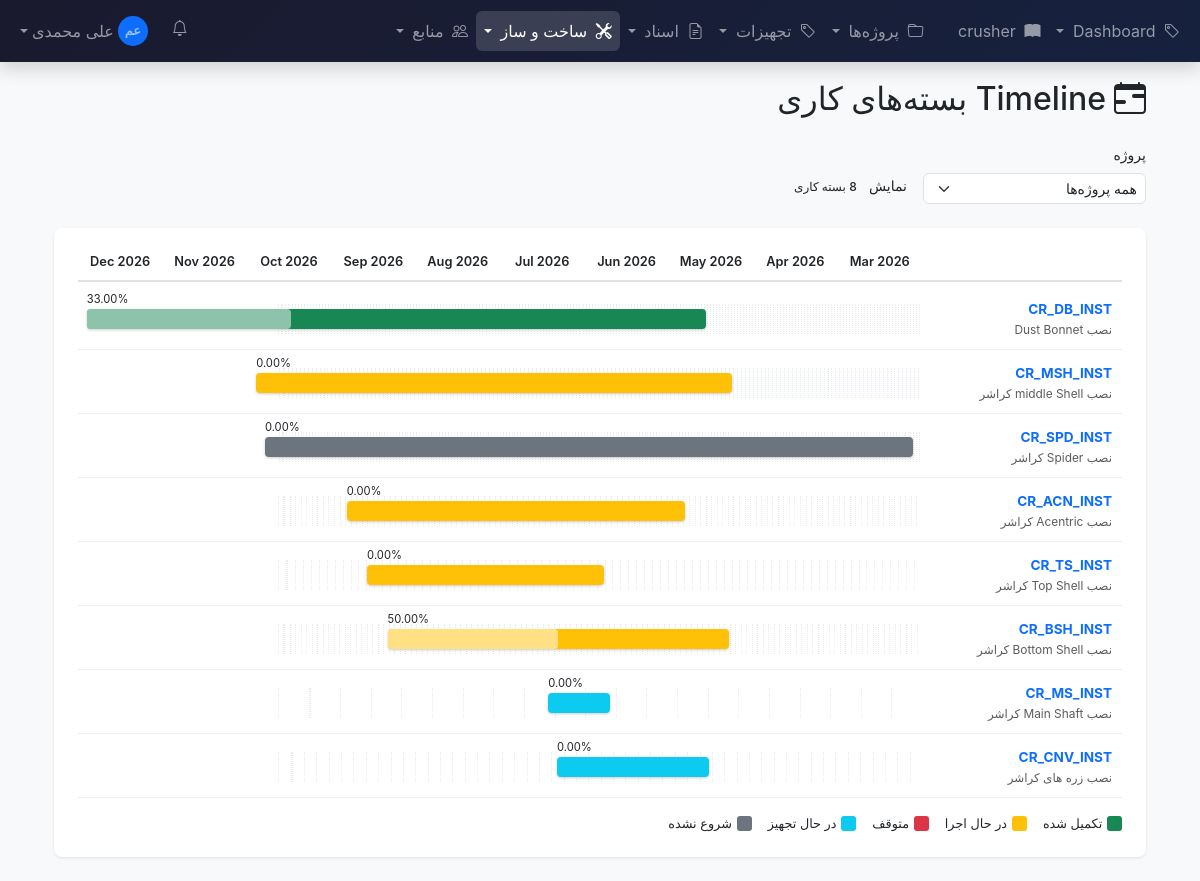
Page /core/work-packages/timeline/ (signed in) on the committed database.
### construction/models.py (models this page shows, shortened)
class WorkPackage(models.Model):
	class Status(models.TextChoices):
		NOT_STARTED = 'NSTA', 'Not Started'
		MOBILIZING = 'MOB', 'Mobilizing'
		IN_PROGRESS = 'IPRO', 'In Progress'
		COMPLETE = 'COMP', 'Complete'
		ON_HOLD = 'HOLD', 'On Hold'
	project = models.ForeignKey(
			'core.Project', on_delete=models.CASCADE, related_name='work_packages'
			)
	code = models.CharField(max_length=50)
	name = models.CharField(max_length=500)
	area = models.ForeignKey(
			'core.Area', on_delete=models.SET_NULL, related_name='work_packages', null=True, blank=True
			)
	system = models.ForeignKey(
			'core.System', on_delete=models.SET_NULL, null=True, blank=True,
			related_name='work_packages'
			)
	description = models.TextField(blank=True)
	supervisor = models.ForeignKey(
			User, on_delete=models.SET_NULL, null=True, blank=True,
			related_name='supervised_work_packages'
			)
	contractor = models.CharField(
			max_length=255, blank=True, help_text="Company executing the work"
			)
	contractor_company = models.ForeignKey('resources.Company', on_delete=models.SET_NULL, related_name='work_packages', null=True, blank=True)
	planned_start = models.DateField()
	planned_finish = models.DateField()
	actual_start = models.DateField(null=True, blank=True)
	actual_finish = models.DateField(null=True, blank=True)
	status = models.CharField(max_length=4, choices=Status.choices, default=Status.NOT_STARTED)
	percent_complete = models.DecimalField(max_digits=5, decimal_places=2, default=0.00)
	level = models.IntegerField(default=1, null=True, blank=True)
	priority = models.PositiveSmallIntegerField(default=3, help_text="1=Highest, 5=Lowest")
	notes = models.TextField(blank=True)
	created_at = models.DateTimeField(auto_now_add=True)
	updated_at = models.DateTimeField(auto_now=True)
	class Meta:
		ordering = ['code']
		verbose_name = 'Work Package'
		verbose_name_plural = 'Work Packages'

### core/views.py (the view, shortened to what this page needs)
# urls.py: path('work-packages/timeline/', views.WorkPackageTimelineView.as_view(), name='work_package_timeline'),
class WorkPackageTimelineView(LoginRequiredMixin, generic.TemplateView):
	template_name = 'rtl/construction/work_package_timeline.html'
	def get_queryset(self):
		queryset = WorkPackage.objects.select_related(
				'project', 'area', 'supervisor'
				).prefetch_related('items__equipment_tag')
		project_id = self.request.GET.get('project')
		if project_id:
			queryset = queryset.filter(project_id=project_id)
		return queryset.order_by('planned_start', 'code')
	def get_context_data(self, **kwargs):
		context = super().get_context_data(**kwargs)
		queryset = self.get_queryset()
		dates = []
		for wp in queryset:
			if wp.planned_start:
				dates.append(wp.planned_start)
			if wp.planned_finish:
				dates.append(wp.planned_finish)
			if wp.actual_start:
				dates.append(wp.actual_start)
			if wp.actual_finish:
				dates.append(wp.actual_finish)
		if dates:
			min_date = min(dates)
			max_date = max(dates)
			min_date = min_date - timedelta(days=3)
			max_date = max_date + timedelta(days=3)
		else:
			min_date = timezone.now().date()
			max_date = min_date + timedelta(days=30)
		total_days = (max_date - min_date).days + 1
		if total_days > 90:
			context['header_type'] = 'month'
			months = []
			current = min_date.replace(day=1)
			while current <= max_date:
				months.append(current)
				if current.month == 12:
					current = current.replace(year=current.year + 1, month=1)
				else:
					current = current.replace(month=current.month + 1)
			context['month_headers'] = months
			context['total_days'] = total_days
			context['min_date'] = min_date
			context['max_date'] = max_date
		work_packages_data = []
		for wp in queryset:
			start = wp.planned_start or wp.actual_start or min_date
			finish = wp.planned_finish or wp.actual_finish or (start + timedelta(days=1))
			if finish < start:
				finish = start
			duration_days = (finish - start).days + 1
			total_span = (max_date - min_date).days + 1
			left_percent = ((start - min_date).days / total_span) * 100
			width_percent = (duration_days / total_span) * 100
			work_packages_data.append(
					{
							'wp':               wp,
							'start':            start,
							'finish':           finish,
							'duration_days':    duration_days,
							'left_percent':     left_percent,
							'width_percent':    width_percent,
							'progress_percent': wp.percent_complete,
							'status_class':     self._get_status_class(wp.status),
							}
					)
		context['work_packages_data'] = work_packages_data
		context['total_work_packages'] = len(work_packages_data)
		context['projects'] = Project.objects.all()
		context['selected_project'] = self.request.GET.get('project')
		return context
	def _get_status_class(self, status):
		return {
				'COMP': 'completed',
				'IPRO': 'in-progress',
				'HOLD': 'on-hold',
				'MOB':  'mobilizing',
				'NSTA': 'not-started',
				}.get(status, 'not-started')

### kmes/context_processors.py (called while the page is built, shortened)
def notifications_processor(request):
	context = {
			'notifications': [],
			'notifications_count': 0,
			}
	if request.user.is_authenticated:
		try:
			from documents.models import DocumentShare
			unread_shares = DocumentShare.objects.filter(
					shared_with=request.user,
					is_accessed=False
					).count()
		except:
			pass
		try:
			from resources.models import Timesheet
			pending_timesheets = Timesheet.objects.filter(
					is_approved=False
					).count()
		except:
			pass
		try:
			from commissioning.models import PunchItem
			open_punches = PunchItem.objects.filter(
					status__in=['OPEN', 'IPRO']
					).count()
		except:
			pass
		context['notifications_count'] = len(context['notifications'])
	return context

### templates/rtl/construction/work_package_timeline.html (shortened to what this page needs)
{% extends 'rtl/base.html' %}
{% load static %}
{% block content %}
<div class="container-fluid py-4">
    <h2 class="mb-4">
        <i class="bi bi-calendar-range me-2"></i>Timeline بسته‌های کاری
    </h2>
    <form method="get" class="filter-bar">
        <div>
            <label class="form-label small">پروژه</label>
            <select name="project" class="form-select form-select-sm" onchange="this.form.submit()">
                <option value="">همه پروژه‌ها</option>
            </select>
        </div>
        <div>
            <label class="form-label small">نمایش</label>
            <span class="badge bg-light text-dark">{{ total_work_packages }} بسته کاری</span>
        </div>
    </form>
    <div class="timeline-container">
        <div class="timeline-grid">
            <div class="timeline-header">
                <div style="width: 200px; min-width: 200px;"></div>
                <div style="flex:1; position:relative;">
                    <div class="d-flex">
                        {% if header_type == 'day' %}
                        {% for day in day_headers %}
                        <div class="timeline-header-cell" style="flex: 1;">
                            {% if forloop.first or day.day == 1 %}
                            {{ day|date:"M d" }}
                            {% endif %}
                        </div>
                        {% endfor %}
                        {% else %}
                        {% for month in month_headers %}
                        <div class="timeline-header-cell" style="flex: 1;">
                            {{ month|date:"M Y" }}
                        </div>
                        {% endfor %}
                        {% endif %}
                    </div>
                </div>
            </div>
            <div class="timeline-rows">
                {% for item in work_packages_data %}
                <div class="timeline-row">
                    <div class="timeline-row-info">
                        <a href="{% url 'construction:work_package_detail' item.wp.pk %}" class="text-decoration-none">
                            <strong>{{ item.wp.code }}</strong>
                        </a>
                        <br>
                        <small class="text-muted">{{ item.wp.name|truncatechars:30 }}</small>
                    </div>
                    <div class="timeline-row-bar">
                        <div class="timeline-day-grid">
                            {% for i in "x"|rjust:item.duration_days %}
                            <div class="timeline-day-line"></div>
                            {% endfor %}
                        </div>
                        <div class="timeline-bar {{ item.status_class }}"
                             style="left: {{ item.left_percent }}%; width: {{ item.width_percent }}%;"
                             title="{{ item.wp.code }} - {{ item.wp.name }} ({{ item.start|date:'Y-m-d' }} تا {{ item.finish|date:'Y-m-d' }})">
                            <div class="progress-fill" style="width: {{ item.progress_percent }}%;"></div>
                            <span class="timeline-bar-label">
                                {{ item.wp.percent_complete }}%
                            </span>
                        </div>
                    </div>
                </div>
                {% empty %}
                <div class="text-center py-5 text-muted">
                    <i class="bi bi-calendar-x" style="font-size: 3rem;"></i>
                    <p class="mt-2">بسته کاری برای نمایش وجود ندارد.</p>
                </div>
                {% endfor %}
            </div>
        </div>
        <div class="timeline-legend">
            <span class="legend-item"><span class="legend-color" style="background:#198754;"></span> تکمیل شده</span>
            <span class="legend-item"><span class="legend-color" style="background:#ffc107;"></span> در حال اجرا</span>
            <span class="legend-item"><span class="legend-color" style="background:#dc3545;"></span> متوقف</span>
            <span class="legend-item"><span class="legend-color" style="background:#0dcaf0;"></span> در حال تجهیز</span>
            <span class="legend-item"><span class="legend-color" style="background:#6c757d;"></span> شروع نشده</span>
        </div>
    </div>
</div>{% endblock %}

### templates/rtl/navbar.html (shortened to what this page needs)
{% load static %}
<nav class="navbar navbar-expand-lg navbar-dark bg-dark fixed-top shadow">
  <div class="container-fluid">
    <div class="collapse navbar-collapse" id="mainNavbar">
      <ul class="navbar-nav me-auto mb-2 mb-lg-0">
        <li class="nav-item dropdown">
          <a class="nav-link dropdown-toggle {% if 'equipment_tag' in request.resolver_match.url_name %}active{% endif %}"
             href="#" role="button" data-bs-toggle="dropdown">
            <i class="bi bi-tag me-1"></i> Dashboard
          </a>
        </li>
        <li class="nav-item">
          <a style="max-height: 40px; width: 117px;" class="nav-link {% if request.resolver_match.url_name == 'manual' %}active{% endif %}"
             href="{% url 'core:drawing_detail' 1 %}">
            <i class="bi bi-book-fill me-1" style="max-width: 90px;" ></i> crusher
          </a>
        </li>
        <li class="nav-item dropdown">
          <a class="nav-link dropdown-toggle {% if 'project' in request.resolver_match.url_name or 'area' in request.resolver_match.url_name or 'system' in request.resolver_match.url_name %}active{% endif %}"
             href="#" role="button" data-bs-toggle="dropdown">
            <i class="bi bi-folder me-1"></i> پروژه‌ها
          </a>
        </li>
        <li class="nav-item dropdown">
          <a class="nav-link dropdown-toggle {% if 'equipment_tag' in request.resolver_match.url_name or 'equipment-tag' in request.resolver_match.url_name%}active{% endif %}"
             href="#" role="button" data-bs-toggle="dropdown">
            <i class="bi bi-tag me-1"></i> تجهیزات
          </a>
        </li>
        <li class="nav-item dropdown">
          <a class="nav-link dropdown-toggle {% if 'document' in request.resolver_match.url_name %}active{% endif %}"
             href="#" role="button" data-bs-toggle="dropdown">
            <i class="bi bi-file-earmark-text me-1"></i> اسناد
          </a>
        </li>
        <li class="nav-item dropdown">
          <a class="nav-link dropdown-toggle {% if 'work_package' in request.resolver_match.url_name or 'daily_report' in request.resolver_match.url_name %}active{% endif %}"
             href="#" role="button" data-bs-toggle="dropdown">
            <i class="bi bi-tools me-1"></i> ساخت و ساز
          </a>
        </li>
        <li class="nav-item dropdown">
          <a class="nav-link dropdown-toggle {% if 'employee' in request.resolver_match.url_name or 'timesheet' in request.resolver_match.url_name or 'tool' in request.resolver_match.url_name %}active{% endif %}"
             href="#" role="button" data-bs-toggle="dropdown">
            <i class="bi bi-people me-1"></i> منابع
          </a>
        </li>
      </ul>
      <ul class="navbar-nav ms-auto">
        <li class="nav-item dropdown me-2">
          <a class="nav-link position-relative" href="#" role="button" data-bs-toggle="dropdown">
            <i class="bi bi-bell"></i>
          </a>
        </li>
        <li class="nav-item dropdown">
          <a class="nav-link dropdown-toggle d-flex align-items-center" href="#" role="button" data-bs-toggle="dropdown">
            <div class="rounded-circle bg-primary d-flex align-items-center justify-content-center me-1"
                 style="width: 30px; height: 30px; font-size: 0.8rem; font-weight: 600;">
              {{ request.user.first_name|first|upper }}{{ request.user.last_name|first|upper }}
            </div>
            <span class="d-none d-lg-inline">{{ request.user.get_full_name|default:request.user.username }}</span>
          </a>
        </li>
      </ul>
    </div>
  </div>
</nav>
<div style="height: 56px;"></div>

### templates/rtl/base.html (style rules this page uses)
body { background-color: #f5f6fa; font-family: -apple-system, BlinkMacSystemFont, 'Segoe UI', Roboto, 'Helvetica Neue', Arial, sans-serif; }
.navbar-dark.bg-dark { background: linear-gradient(135deg, #1a1a2e 0%, #16213e 100%) !important; }
.navbar .nav-link { padding: 0.5rem 0.75rem; border-radius: 0.375rem; transition: all 0.15s; }
.navbar .nav-link.active { background: rgba(255,255,255,0.15); }
.badge { font-weight: 500; }
.form-control, .form-select { border-radius: 0.375rem; }
.timeline-container { background: #fff; border-radius: 0.5rem; box-shadow: 0 1px 3px rgba(0,0,0,0.1); padding: 1.5rem; overflow-x: auto; }
.timeline-grid { min-width: 800px; position: relative; }
.timeline-header { display: flex; border-bottom: 2px solid #dee2e6; margin-bottom: 0.5rem; padding-bottom: 0.5rem; }
.timeline-header-cell { font-weight: 600; font-size: 0.8rem; text-align: center; white-space: nowrap; }
.timeline-rows { position: relative; }
.timeline-row { display: flex; align-items: center; height: 60px; border-bottom: 1px solid #f0f0f0; position: relative; margin-bottom: 4px; }
.timeline-row-info { width: 200px; min-width: 200px; padding-right: 10px; font-size: 0.85rem; }
.timeline-row-bar { flex: 1; position: relative; height: 30px; }
.timeline-bar { position: absolute; top: 50%; transform: translateY(-50%); height: 20px; border-radius: 4px; min-width: 4px; cursor: pointer; transition: all 0.2s; box-shadow: 0 1px 3px rgba(0,0,0,0.2); }
.timeline-bar .progress-fill { position: absolute; top: 0; left: 0; height: 100%; border-radius: 4px; background: rgba(255,255,255,0.5); }
.timeline-bar.completed { background: #198754; }
.timeline-bar.in-progress { background: #ffc107; }
.timeline-bar.mobilizing { background: #0dcaf0; }
.timeline-bar.not-started { background: #6c757d; }
.timeline-bar-label { position: absolute; top: -18px; left: 0; font-size: 0.7rem; white-space: nowrap; }
.timeline-day-grid { position: absolute; top: 0; left: 200px; right: 0; height: 100%; pointer-events: none; display: flex; }
.timeline-day-line { flex: 1; border-left: 1px dotted #e9ecef; }
.timeline-day-line:last-child { border-right: 1px dotted #e9ecef; }
.timeline-legend { display: flex; gap: 1rem; margin-top: 1rem; flex-wrap: wrap; }
.legend-item { display: flex; align-items: center; gap: 0.3rem; font-size: 0.8rem; }
.legend-color { width: 15px; height: 15px; border-radius: 3px; }
.filter-bar { display: flex; gap: 1rem; align-items: end; margin-bottom: 1.5rem; flex-wrap: wrap; }

### rows in the picture
WorkPackage: wp.code "CR_DB_INST", wp.name "نصب Dust Bonnet", wp.percent_complete "33.00"
WorkPackage: wp.code "CR_MSH_INST", wp.name "نصب middle Shell کراشر", wp.percent_complete "0.00"
WorkPackage: wp.code "CR_SPD_INST", wp.name "نصب Spider کراشر", wp.percent_complete "0.00"
WorkPackage: wp.code "CR_ACN_INST", wp.name "نصب Acentric کراشر", wp.percent_complete "0.00"
WorkPackage: wp.code "CR_TS_INST", wp.name "نصب Top Shell کراشر", wp.percent_complete "0.00"
WorkPackage: wp.code "CR_BSH_INST", wp.name "نصب Bottom Shell کراشر", wp.percent_complete "50.00"
WorkPackage: wp.code "CR_MS_INST", wp.name "نصب Main Shaft کراشر", wp.percent_complete "0.00"
WorkPackage: wp.code "CR_CNV_INST", wp.name "نصب زره های کراشر", wp.percent_complete "0.00"

### other values in the picture
{{ request.user.first_name|first|upper }} "ع"
{{ request.user.last_name|first|upper }} "م"
{{ request.user.get_full_name|default:request.user.username }} "علی محمدی"
{{ month|date:"M Y" }} "Mar 2026" "Apr 2026" "May 2026" "Jun 2026" "Jul 2026" "Aug 2026" "Sep 2026" "Oct 2026" "Nov 2026" "Dec 2026"
